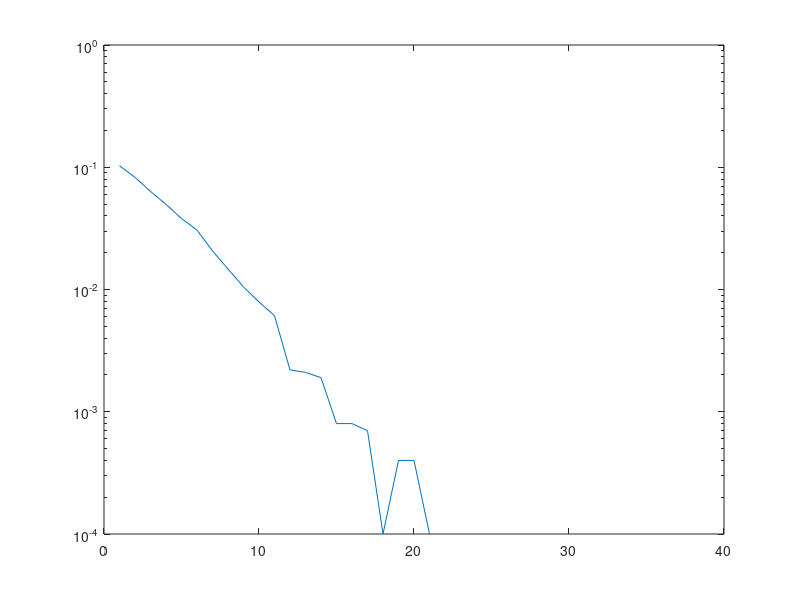

Write MATLAB code to recreate this figure.
%stbc
clc;
clear
close all;

n_sym = 10000;
x = randi([0 1],n_sym,1);

h = 1/sqrt(2)*(randn(n_sym,1)+2i*randn(n_sym,1));
h_sym = reshape(h,2,n_sym/2);
mod = pskmod(x,2);
tx = reshape(mod,2,n_sym/2);

ber = [];

for j=1:1:40
y = zeros(2,n_sym/2);
for i=1:n_sym/2
    H = [h_sym(1,i) h_sym(2,i); conj(h_sym(2,i)) -conj(h_sym(1,i))];
    rec = H*tx(:,i);
    y(:,i) = rec;
end

rec = awgn(y,j,'measured');
decod = zeros(2,n_sym/2);

for i=1:n_sym/2
    H = [h_sym(1,i) h_sym(2,i); conj(h_sym(2,i)) -conj(h_sym(1,i))];
    H_pseudo = inv(H'*H)*(H');
    k = H_pseudo*rec(:,i);
    decod(:,i) = k;
end

decod = reshape(decod,n_sym,1);
demod = pskdemod(decod,2);
[number,ratio] = biterr(demod,x);
ber(j) = ratio;

end

semilogy(1:1:40,ber);